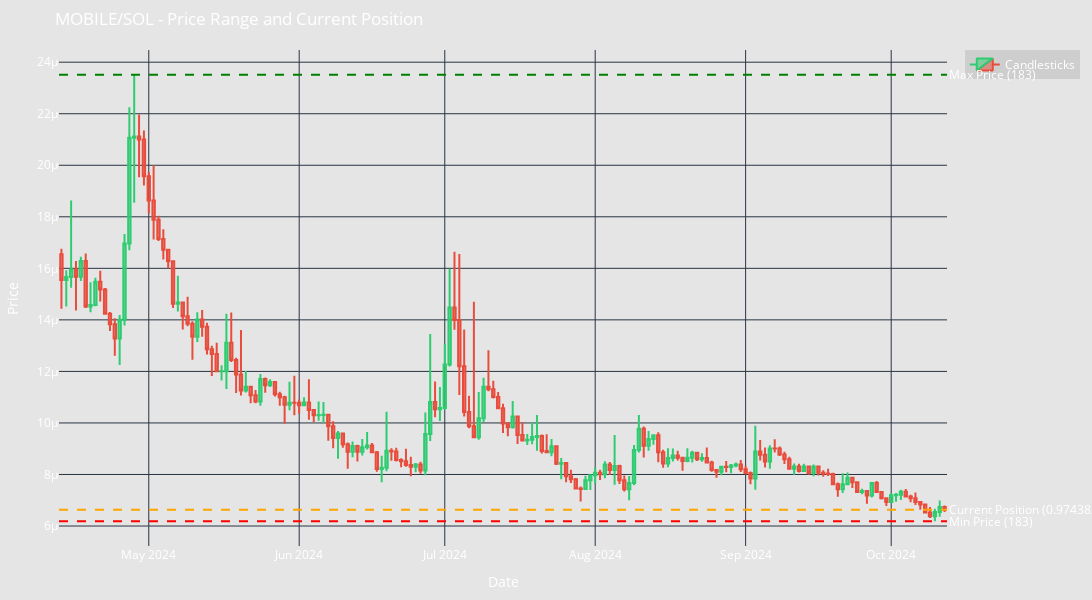
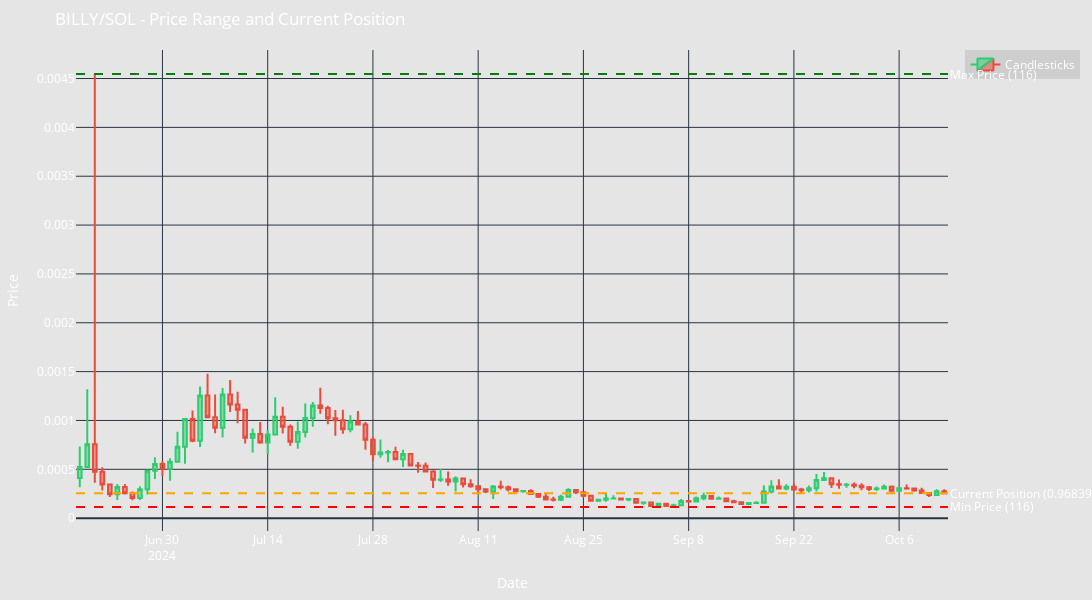
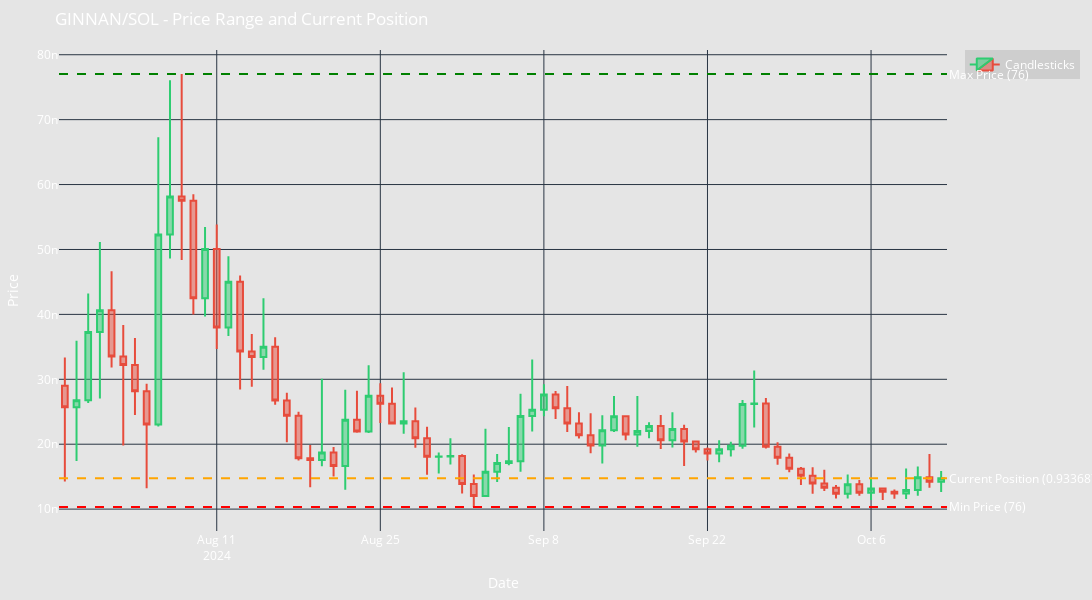
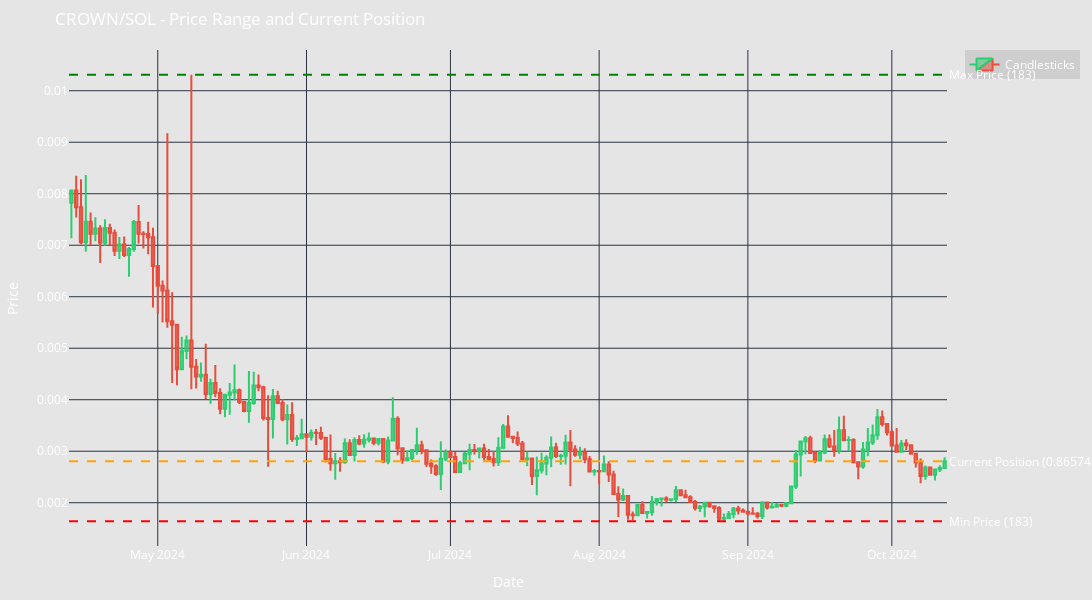

Write notebook code for charts like these, in order.
### Code cell
potential_positions = []

for pool_id, pool_data in pools_data.items():
    candle = pool_data["candle"]
    metrics = pool_data["metrics"]
    fig = candle.fig()
    period = metrics['period']
    max_price = metrics['max_price']
    min_price = metrics['min_price']
    current_position = metrics['current_position']
    current_price = metrics['current_price']
    tick_spacing = pool_data["pool"]["tick_spacing"]
    if current_position < 0.8 or pd.isna(tick_spacing):
        continue
    potential_positions.append({
        "base_symbol": pool_data["pool"]["base"],
        "quote_symbol": pool_data["pool"]["quote"],
        "tick_spacing": int(tick_spacing),
        "lower_price": str(min_price),
        "upper_price": str(current_price),
        "number_of_positions": 1,
    })
    # Add horizontal lines for max price, min price, and current position
    fig.add_hline(y=max_price, line_dash="dash", line_color="green", annotation_text=f"Max Price ({period})", annotation_position="right")
    fig.add_hline(y=min_price, line_dash="dash", line_color="red", annotation_text=f"Min Price ({period})", annotation_position="right")
    fig.add_hline(y=current_price, line_dash="dash", line_color="orange", annotation_text=f"Current Position ({current_position})", annotation_position="right")

    fig.update_layout(title=f"{candle.trading_pair} - Price Range and Current Position",
                      xaxis_title="Date",
                      yaxis_title="Price",
                      showlegend=True)

    fig.show()
